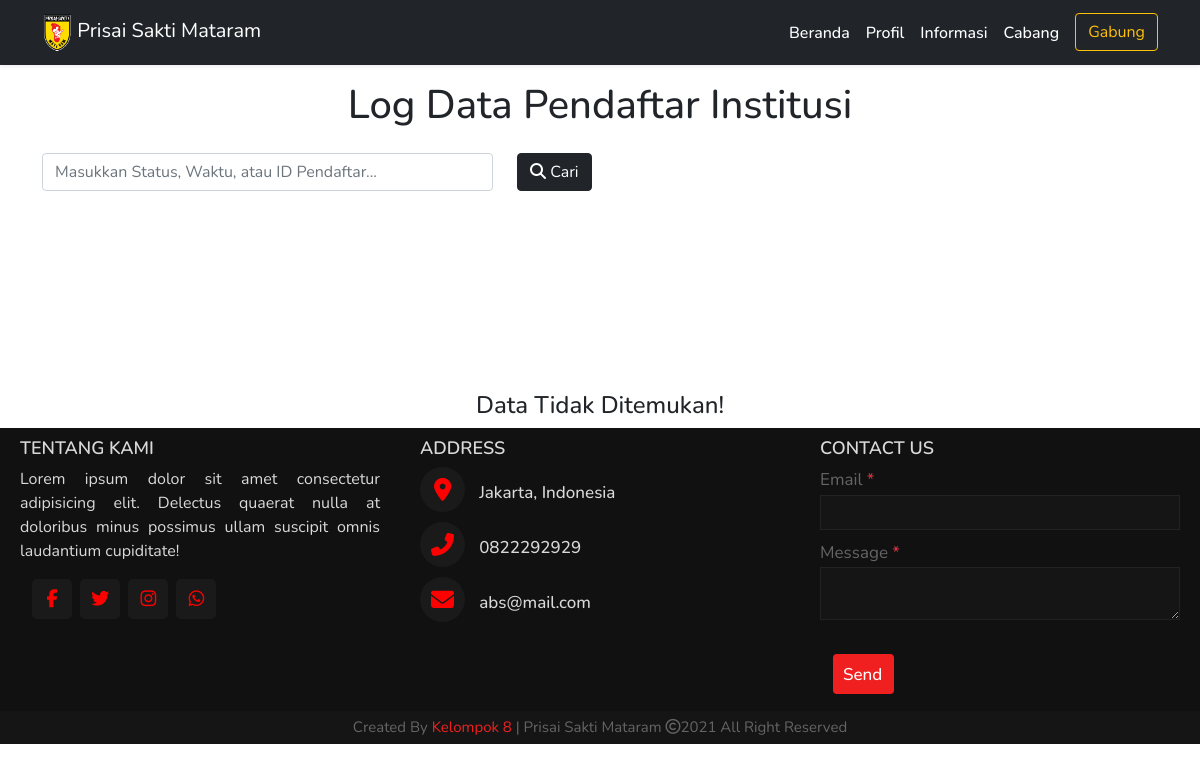
The app's page /log_daftar_institusi.php (signed in), older data.
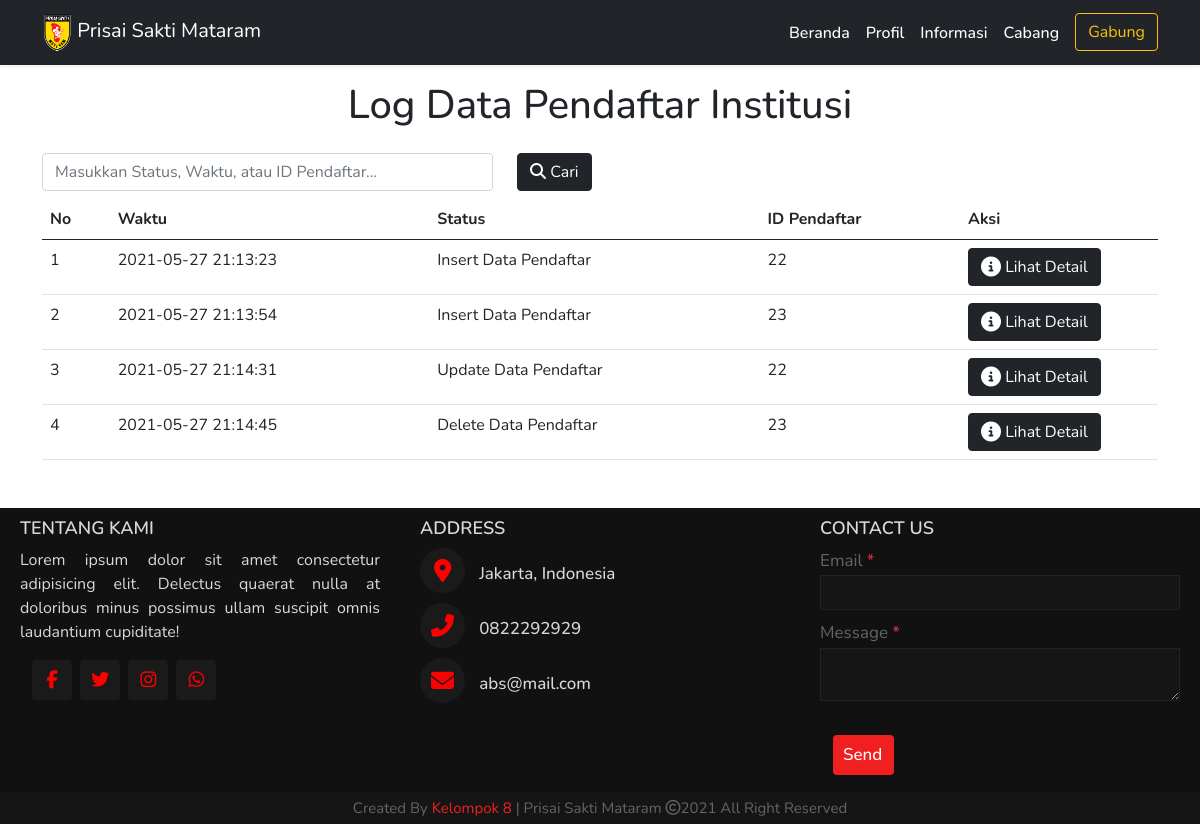
The same page, newer data.
### tables this page shows
CREATE TABLE `log_daftar_institusi` (
  `id` int(9) NOT NULL,
  `waktu` datetime NOT NULL DEFAULT current_timestamp(),
  `status` varchar(200) NOT NULL,
  `id_pendaftar` int(11) NOT NULL,
  `nama` varchar(100) NOT NULL,
  `jumlah` int(9) NOT NULL,
  `alamat` varchar(100) NOT NULL,
  `no_telp` varchar(50) NOT NULL,
  `cabang` varchar(50) NOT NULL,
  `nama_lama` varchar(100) NOT NULL,
  `jumlah_lama` int(9) NOT NULL,
  `alamat_lama` varchar(100) NOT NULL,
  `no_telp_lama` varchar(50) NOT NULL,
  `cabang_lama` varchar(50) NOT NULL
);

### functions.php (called while the page is built, shortened)
<?php
  $namaServer = "localhost";
  $user = "root";
  $password = "";
  $database = "psm";
  $koneksi = mysqli_connect($namaServer, $user, $password, $database) or die ("Koneksi Gagal");
  function query($query) {
    global $koneksi;
    $result = mysqli_query($koneksi, $query);
    $rows = [];
    while($row = mysqli_fetch_assoc($result)) {
      $rows[] = $row;
    }
    return $rows;
  }
?>

### log_daftar_institusi.php (the view, shortened to what this page needs)
<?php
$pendaftar_institusi = query("SELECT id, waktu, status, id_pendaftar FROM log_daftar_institusi");
?>
<!DOCTYPE html>
<html lang="en">
<head>
  <link href="https://cdn.jsdelivr.net/npm/bootstrap@5.0.0-beta2/dist/css/bootstrap.min.css" rel="stylesheet" />
  <link rel="stylesheet" href="style.css" />
  <link href="https://code.jquery.com/ui/1.12.1/themes/base/jquery-ui.css" rel="stylesheet">
</head>
<body>
  <nav class="navbar navbar-expand-lg navbar-dark bg-dark shadow-sm sticky-top">
    <div class="container">
      <a class="navbar-brand" href="index.php">
        <img src="img/Logo_PSM.png" alt="" width="30" height="39" />
        Prisai Sakti Mataram
      </a>
      <div class="collapse navbar-collapse" id="navbarNav">
        <ul class="navbar-nav ms-auto">
          <li class="nav-item">
            <a class="nav-link active" aria-current="page" href="index.php">Beranda</a>
          </li>
          <li class="nav-item">
            <a class="nav-link active" aria-current="page" href="profil.php">Profil</a>
          </li>
          <li class="nav-item">
            <a class="nav-link active" aria-current="page" href="informasi.php">Informasi</a>
          </li>
          <li class="nav-item">
            <a class="nav-link active" aria-current="page" href="cabang_locator.php">Cabang</a>
          </li>
          <li class="nav-item ps-2">
            <a href="index.php#gabung"><button class="btn btn-outline-warning" type="submit">Gabung</button></a>
          </li>
        </ul>
      </div>
    </div>
  </nav>
  <h1 class="text-center my-3">Log Data Pendaftar Institusi</h1>
  <section class="container">
    <form action="" method="POST">
      <div class="row justify-content-start">
        <div class="col-5 my-2">
          <input class="form-control" type="search" placeholder="Masukkan Status, Waktu, atau ID Pendaftar..." aria-label="Cari" name="keyword" autocomplete="off">
        </div>
        <div class="col-3 my-2">
          <button class="btn btn-dark" type="submit" name="cari"><i class="fas fa-search"></i> Cari</button>
        </div>
      </div>
    </form>
    <?php if (!empty($pendaftar_institusi)) : ?>
      <table class="table table-hover mb-5">
        <thead>
          <tr>
            <th scope="col">No</th>
            <th scope="col">Waktu</th>
            <th scope="col">Status</th>
            <th scope="col">ID Pendaftar</th>
            <th scope="col" style="width: 198px;">Aksi</th>
          </tr>
        </thead>
        <tbody>
          <?php $nomor = 1 ?>
          <?php foreach ($pendaftar_institusi as $institusi) : ?>
            <tr>
              <td><?= $nomor ?></td>
              <td><?= $institusi['waktu'] ?></td>
              <td><?= $institusi['status'] ?></td>
              <td><?= $institusi['id_pendaftar'] ?></td>
              <td>
                <button class="btn btn-dark" type="button" data-bs-toggle="modal" data-bs-target="#exampleModal<?= $institusi['id']; ?>"><i class="fas fa-info-circle fa-lg"></i> Lihat Detail</button>
                        <table class="table table-hover mb-5">
                          <tbody>
                            <?php $id_institusi = $institusi['id'] ?>
                            <?php $detail_pendaftar_institusi = query("SELECT *, jenis_cabang(cabang) as 'jenis_cabang', jenis_cabang(cabang_lama) as 'jenis_cabang_lama' FROM log_daftar_institusi WHERE id = $id_institusi"); ?>
                            <?php foreach ($detail_pendaftar_institusi as $detail_institusi) : ?>
                              <?php if ($institusi['status'] == 'Insert Data Pendaftar') : ?>
                                </tr>
                              <?php endif; ?>
                            <?php endforeach; ?>
                          </tbody>
                        </table>
              </td>
            </tr>
            <?php $nomor++ ?>
          <?php endforeach; ?>
    <?php else : ?>
      <div class="container mt-5 pt-5">
        <h4 class="text-center mt-5 pt-5">Data Tidak Ditemukan!</h4>
      </div>
    <?php endif; ?>
  </section>
  <footer>
    <div class="main-content">
      <div class="left box">
        <h2>Tentang Kami</h2>
        <div class="content">
          <p>Lorem ipsum dolor sit amet consectetur adipisicing elit. Delectus quaerat nulla at doloribus
            minus possimus
            ullam suscipit omnis laudantium cupiditate!</p>
          <div class="social">
            <a href="#"><span style="color: red;" class="fab fa-facebook-f"></span></a>
            <a href="#"><span style="color: red;" class="fab fa-twitter"></span></a>
            <a href="#"><span style="color: red;" class="fab fa-instagram"></span></a>
            <a href="#"><span style="color: red;" class="fab fa-whatsapp"></span></a>
          </div>
        </div>
      </div>
      <div class="center box">
        <h2>Address</h2>
        <div class="content">
          <div class="place">
            <span style="color: red;" class="fas fa-map-marker-alt"></span>
            <span class="text">Jakarta, Indonesia</span>
          </div>
          <div class="phone">
            <span style="color: red;" class="fas fa-phone-alt"></span>
            <span class="text">0822292929</span>
          </div>
          <div class="place">
            <span style="color: red;" class="fas fa-envelope"></span>
            <span class="text">abs@mail.com</span>
          </div>
        </div>
      </div>
      <div class="right box">
        <h2>Contact us </h2>
        <div class="content">
          <form action="#">
            <div class="email">
              <div class="text">Email <span class="text-danger">*</span></div>
              <input class="text-white" type="email" required>
            </div>
            <div class="msg">
              <div class="text">Message <span class="text-danger">*</span></div>
              <textarea class="text-white" rows="2" cols="25" required></textarea>
            </div>
            <div class="btn">
              <button class="btn btn-danger text-center" type="submit">Send</button>
            </div>
          </form>
        </div>
      </div>
    </div>
    <div class="bottom">
      <center>
        <span class="credit">Created By <a href="#">Kelompok 8</a> | Prisai Sakti Mataram</span>
        <span class="far fa-copyright"></span><span>2021 All Right Reserved</span>
      </center>
    </div>
  </footer>
</body>
</html>

### style.css (style rules this page uses)
* { box-sizing: border-box; margin: 0; padding: 0; }
body, html { font-family: 'Nunito', sans-serif; }
.navbar-brand { color: rgba(255, 255, 255, 0.7); }
.collapse a { text-decoration: none; color: rgba(255, 255, 255, 0.7); font-weight: 500; }
footer { position: relative; bottom: 0px; width: 100%; background: #111; color: #d9d9d9; }
.main-content { display: flex; }
.main-content .box { flex-basis: 50%; padding: 10px 20px; }
.box h2 { font-size: 1.125rem; font-weight: 600; text-transform: uppercase; }
.box .content { margin: 20 0 0 0; }
.left .content p { text-align: justify; }
.left .content .social { margin: 20x 0 0 0; padding-left: 10px; }
.left .content .social a { padding: 0px 2px; }
.left .content .social a span { height: 40px; width: 40px; background: #1a1a1a; line-height: 40px; text-align: center; font-size: 18px; border-radius: 5px; transition: 0.3s; }
.center .content .fas { font-size: 1.437rem; background: #1a1a1a; height: 45px; width: 45px; line-height: 45px; text-align: center; border-radius: 50%; transition: 0.3s; cursor: pointer; }
.center .content .text { font-size: 1.0625rem; font-weight: 500; padding-left: 10px; }
.center .content .phone { margin: 10px 0; }
.right form .text { font-size: 1.0625rem; margin-bottom: 2px; color: #656565; }
.right form .msg { margin-top: 10px; }
.right form input, .right form textarea { width: 100%; font-size: 1.0625rem; background: #151515; padding-left: 10px; border: 1px solid #222222; }
.right form input { height: 35px; }
.right form .btn { margin-top: 10px; }
.right form button { height: 40px; width: 100%; border: none; outline: none; background: #f12020; font-size: 1.0625rem; padding-left: 10px; font-weight: 500; cursor: pointer; transition: 0.3s; }
.bottom center { padding: 5px; font-size: 0.9375rem; background: #151515; }
.bottom center span { color: #656565; }
.bottom center a { color: #f12020; text-decoration: none; }

Row changes from the older to the newer data that the page shows:
added log_daftar_institusi: waktu "2021-05-27 21:13:23", status "Insert Data Pendaftar", id_pendaftar "22"
added log_daftar_institusi: waktu "2021-05-27 21:13:54", status "Insert Data Pendaftar", id_pendaftar "23"
added log_daftar_institusi: waktu "2021-05-27 21:14:31", status "Update Data Pendaftar", id_pendaftar "22"
added log_daftar_institusi: waktu "2021-05-27 21:14:45", status "Delete Data Pendaftar", id_pendaftar "23"
Text that changed along with them:
text no longer shown: "Data Tidak Ditemukan!"
text now shown: "No Waktu Status ID Pendaftar Aksi"
